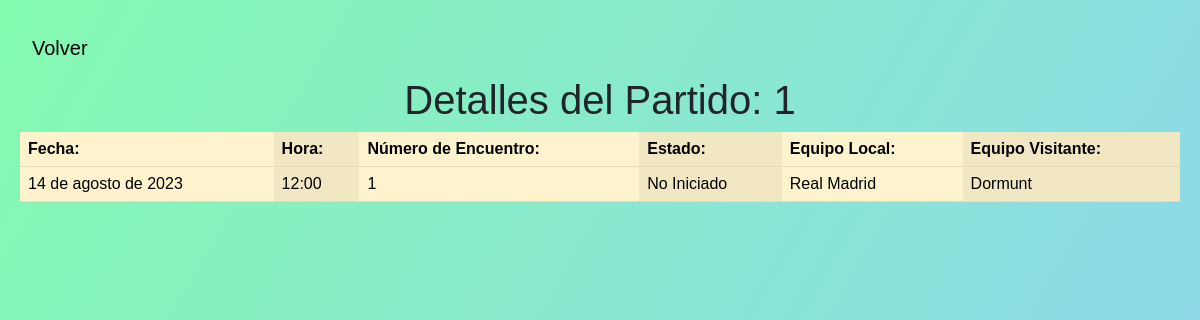
The app's page /partido/65/ with its own data.
### dawnbem/models.py (models this page shows, shortened)
class Partido(models.Model):
    fecha = models.DateField(blank=True, null=True)
    hora = models.TimeField(blank=True, null=True)
    numero_encuentro = models.PositiveIntegerField()
    equipo_local = models.ForeignKey(Equipo, on_delete=models.CASCADE, related_name='partidos_local')
    equipo_visitante = models.ForeignKey(Equipo, on_delete=models.CASCADE, related_name='partidos_visitante')
    estado = models.CharField(max_length=20, choices=[(tag.value, tag.value) for tag in EstadoPartido], blank=True, null=True, default='No Iniciado')

class Equipo(models.Model):
    nombre = models.CharField(max_length=50)
    numero_Jugadores = models.PositiveIntegerField()
    categoria = models.CharField(max_length=10, choices=[(tag.value, tag.value) for tag in Categoria], blank=True, null=True)
    inscripcion = models.ManyToManyField(Inscripcion, related_name='equipos', blank=True)
    def __str__(self):
        return self.nombre

### dawnbem/views.py (the view)
# urls.py: path('partido/<int:id>/', views.partido_detail, name='partidoDetail'),
def partido_detail(request,id):
    partido = Partido.objects.get(id=id)
    context = {'partido': partido,
               }
    return render(request, 'partidoDetail.html', context)

### templates/partidoDetail.html (shortened to what this page needs)
{% block contenido %}
    <link href="https://cdn.jsdelivr.net/npm/bootstrap@5.3.0/dist/css/bootstrap.min.css" rel="stylesheet">
    <header>
            <nav class="navbar navbar-expand-lg ">
                <div class="container-fluid">
                  <a class="navbar-brand" href="{% url 'partidoNuevo' %}">Volver</a>
                </div>
              </nav>
    </header>
    <h1>Detalles del Partido: {{ partido.numero_encuentro }}</h1>
    <table class="table table-warning table-striped-columns">
        <thead>
            <tr>
                <th>Fecha:</th>
                <th>Hora:</th>
                <th>Número de Encuentro:</th>
                <th>Estado:</th>
                <th>Equipo Local:</th>
                <th>Equipo Visitante:</th>
            </tr>
        </thead>
        <tbody>
            <tr>
                <td>{{ partido.fecha }}</td>
                <td>{{ partido.hora }}</td>
                <td>{{ partido.numero_encuentro }}</td>
                <td>{{ partido.estado }}</td>
                <td>{{ partido.equipo_local }}</td>
                <td>{{ partido.equipo_visitante }}</td>
            </tr>
        </tbody>
    </table>
{% endblock %}

### templates/partidoDetail.html (style rules this page uses)
h1 { text-align: center; }

### records on screen
Partido: numero_encuentro "1", fecha "14 de agosto de 2023", hora "12:00", estado "No Iniciado", equipo_local "Real Madrid", equipo_visitante "Dormunt"
